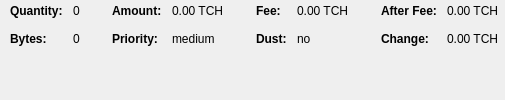
                            <widget class="QWidget" name="widgetCoinControl" native="true">
                              <property name="sizePolicy">
                                <sizepolicy hsizetype="Preferred" vsizetype="Preferred">
                                  <horstretch>0</horstretch>
                                  <verstretch>0</verstretch>
                                </sizepolicy>
                              </property>
                              <property name="minimumSize">
                                <size>
                                  <width>0</width>
                                  <height>0</height>
                                </size>
                              </property>
                              <property name="styleSheet">
                                <string notr="true"/>
                              </property>
                              <layout class="QHBoxLayout" name="horizontalLayoutCoinControl5">
                                <property name="leftMargin">
                                  <number>0</number>
                                </property>
                                <property name="topMargin">
                                  <number>0</number>
                                </property>
                                <property name="rightMargin">
                                  <number>0</number>
                                </property>
                                <property name="bottomMargin">
                                  <number>0</number>
                                </property>
                                <item>
                                  <layout class="QHBoxLayout" name="horizontalLayoutCoinControl3" stretch="0,0,0,1">
                                    <property name="spacing">
                                      <number>20</number>
                                    </property>
                                    <property name="topMargin">
                                      <number>0</number>
                                    </property>
                                    <property name="bottomMargin">
                                      <number>10</number>
                                    </property>
                                    <item>
                                      <layout class="QFormLayout" name="formLayoutCoinControl1">
                                        <property name="horizontalSpacing">
                                          <number>10</number>
                                        </property>
                                        <property name="verticalSpacing">
                                          <number>14</number>
                                        </property>
                                        <property name="leftMargin">
                                          <number>10</number>
                                        </property>
                                        <property name="topMargin">
                                          <number>4</number>
                                        </property>
                                        <property name="rightMargin">
                                          <number>6</number>
                                        </property>
                                        <item row="0" column="0">
                                          <widget class="QLabel" name="labelCoinControlQuantityText">
                                            <property name="font">
                                              <font>
                                                <weight>75</weight>
                                                <bold>true</bold>
                                              </font>
                                            </property>
                                            <property name="text">
                                              <string>Quantity:</string>
                                            </property>
                                            <property name="margin">
                                              <number>0</number>
                                            </property>
                                          </widget>
                                        </item>
                                        <item row="0" column="1">
                                          <widget class="QLabel" name="labelCoinControlQuantity">
                                            <property name="cursor">
                                              <cursorShape>IBeamCursor</cursorShape>
                                            </property>
                                            <property name="contextMenuPolicy">
                                              <enum>Qt::ActionsContextMenu</enum>
                                            </property>
                                            <property name="text">
                                              <string notr="true">0</string>
                                            </property>
                                            <property name="margin">
                                              <number>0</number>
                                            </property>
                                            <property name="textInteractionFlags">
                                              <set>Qt::LinksAccessibleByMouse|Qt::TextSelectableByKeyboard|Qt::TextSelectableByMouse</set>
                                            </property>
                                          </widget>
                                        </item>
                                        <item row="1" column="0">
                                          <widget class="QLabel" name="labelCoinControlBytesText">
                                            <property name="font">
                                              <font>
                                                <weight>75</weight>
                                                <bold>true</bold>
                                              </font>
                                            </property>
                                            <property name="text">
                                              <string>Bytes:</string>
                                            </property>
                                          </widget>
                                        </item>
                                        <item row="1" column="1">
                                          <widget class="QLabel" name="labelCoinControlBytes">
                                            <property name="cursor">
                                              <cursorShape>IBeamCursor</cursorShape>
                                            </property>
                                            <property name="contextMenuPolicy">
                                              <enum>Qt::ActionsContextMenu</enum>
                                            </property>
                                            <property name="text">
                                              <string notr="true">0</string>
                                            </property>
                                            <property name="textInteractionFlags">
                                              <set>Qt::LinksAccessibleByMouse|Qt::TextSelectableByKeyboard|Qt::TextSelectableByMouse</set>
                                            </property>
                                          </widget>
                                        </item>
                                      </layout>
                                    </item>
                                    <item>
                                      <layout class="QFormLayout" name="formLayoutCoinControl2">
                                        <property name="horizontalSpacing">
                                          <number>10</number>
                                        </property>
                                        <property name="verticalSpacing">
                                          <number>14</number>
                                        </property>
                                        <property name="leftMargin">
                                          <number>6</number>
                                        </property>
                                        <property name="topMargin">
                                          <number>4</number>
                                        </property>
                                        <property name="rightMargin">
                                          <number>6</number>
                                        </property>
                                        <item row="0" column="0">
                                          <widget class="QLabel" name="labelCoinControlAmountText">
                                            <property name="font">
                                              <font>
                                                <weight>75</weight>
                                                <bold>true</bold>
                                              </font>
                                            </property>
                                            <property name="text">
                                              <string>Amount:</string>
                                            </property>
                                            <property name="margin">
                                              <number>0</number>
                                            </property>
                                          </widget>
                                        </item>
                                        <item row="0" column="1">
                                          <widget class="QLabel" name="labelCoinControlAmount">
                                            <property name="cursor">
                                              <cursorShape>IBeamCursor</cursorShape>
                                            </property>
                                            <property name="contextMenuPolicy">
                                              <enum>Qt::ActionsContextMenu</enum>
                                            </property>
                                            <property name="text">
                                              <string notr="true">0.00 TCH</string>
                                            </property>
                                            <property name="textInteractionFlags">
                                              <set>Qt::LinksAccessibleByMouse|Qt::TextSelectableByKeyboard|Qt::TextSelectableByMouse</set>
                                            </property>
                                          </widget>
                                        </item>
                                        <item row="1" column="0">
                                          <widget class="QLabel" name="labelCoinControlPriorityText">
                                            <property name="font">
                                              <font>
                                                <weight>75</weight>
                                                <bold>true</bold>
                                              </font>
                                            </property>
                                            <property name="text">
                                              <string>Priority:</string>
                                            </property>
                                          </widget>
                                        </item>
                                        <item row="1" column="1">
                                          <widget class="QLabel" name="labelCoinControlPriority">
                                            <property name="cursor">
                                              <cursorShape>IBeamCursor</cursorShape>
                                            </property>
                                            <property name="contextMenuPolicy">
                                              <enum>Qt::ActionsContextMenu</enum>
                                            </property>
                                            <property name="text">
                                              <string>medium</string>
                                            </property>
                                            <property name="textInteractionFlags">
                                              <set>Qt::LinksAccessibleByMouse|Qt::TextSelectableByKeyboard|Qt::TextSelectableByMouse</set>
                                            </property>
                                          </widget>
                                        </item>
                                      </layout>
                                    </item>
                                    <item>
                                      <layout class="QFormLayout" name="formLayoutCoinControl3">
                                        <property name="horizontalSpacing">
                                          <number>10</number>
                                        </property>
                                        <property name="verticalSpacing">
                                          <number>14</number>
                                        </property>
                                        <property name="leftMargin">
                                          <number>6</number>
                                        </property>
                                        <property name="topMargin">
                                          <number>4</number>
                                        </property>
                                        <property name="rightMargin">
                                          <number>6</number>
                                        </property>
                                        <item row="0" column="0">
                                          <widget class="QLabel" name="labelCoinControlFeeText">
                                            <property name="font">
                                              <font>
                                                <weight>75</weight>
                                                <bold>true</bold>
                                              </font>
                                            </property>
                                            <property name="text">
                                              <string>Fee:</string>
                                            </property>
                                            <property name="margin">
                                              <number>0</number>
                                            </property>
                                          </widget>
                                        </item>
                                        <item row="0" column="1">
                                          <widget class="QLabel" name="labelCoinControlFee">
                                            <property name="cursor">
                                              <cursorShape>IBeamCursor</cursorShape>
                                            </property>
                                            <property name="contextMenuPolicy">
                                              <enum>Qt::ActionsContextMenu</enum>
                                            </property>
                                            <property name="text">
                                              <string notr="true">0.00 TCH</string>
                                            </property>
                                            <property name="textInteractionFlags">
                                              <set>Qt::LinksAccessibleByMouse|Qt::TextSelectableByKeyboard|Qt::TextSelectableByMouse</set>
                                            </property>
                                          </widget>
                                        </item>
                                        <item row="1" column="0">
                                          <widget class="QLabel" name="labelCoinControlLowOutputText">
                                            <property name="font">
                                              <font>
                                                <weight>75</weight>
                                                <bold>true</bold>
                                              </font>
                                            </property>
                                            <property name="text">
                                              <string>Dust:</string>
                                            </property>
                                          </widget>
                                        </item>
                                        <item row="1" column="1">
                                          <widget class="QLabel" name="labelCoinControlLowOutput">
                                            <property name="cursor">
                                              <cursorShape>IBeamCursor</cursorShape>
                                            </property>
                                            <property name="contextMenuPolicy">
                                              <enum>Qt::ActionsContextMenu</enum>
                                            </property>
                                            <property name="text">
                                              <string>no</string>
                                            </property>
                                            <property name="textInteractionFlags">
                                              <set>Qt::LinksAccessibleByMouse|Qt::TextSelectableByKeyboard|Qt::TextSelectableByMouse</set>
                                            </property>
                                          </widget>
                                        </item>
                                      </layout>
                                    </item>
                                    <item>
                                      <layout class="QFormLayout" name="formLayoutCoinControl4">
                                        <property name="horizontalSpacing">
                                          <number>10</number>
                                        </property>
                                        <property name="verticalSpacing">
                                          <number>14</number>
                                        </property>
                                        <property name="leftMargin">
                                          <number>6</number>
                                        </property>
                                        <property name="topMargin">
                                          <number>4</number>
                                        </property>
                                        <property name="rightMargin">
                                          <number>6</number>
                                        </property>
                                        <item row="0" column="0">
                                          <widget class="QLabel" name="labelCoinControlAfterFeeText">
                                            <property name="font">
                                              <font>
                                                <weight>75</weight>
                                                <bold>true</bold>
                                              </font>
                                            </property>
                                            <property name="text">
                                              <string>After Fee:</string>
                                            </property>
                                            <property name="margin">
                                              <number>0</number>
                                            </property>
                                          </widget>
                                        </item>
                                        <item row="0" column="1">
                                          <widget class="QLabel" name="labelCoinControlAfterFee">
                                            <property name="cursor">
                                              <cursorShape>IBeamCursor</cursorShape>
                                            </property>
                                            <property name="contextMenuPolicy">
                                              <enum>Qt::ActionsContextMenu</enum>
                                            </property>
                                            <property name="text">
                                              <string notr="true">0.00 TCH</string>
                                            </property>
                                            <property name="textInteractionFlags">
                                              <set>Qt::LinksAccessibleByMouse|Qt::TextSelectableByKeyboard|Qt::TextSelectableByMouse</set>
                                            </property>
                                          </widget>
                                        </item>
                                        <item row="1" column="0">
                                          <widget class="QLabel" name="labelCoinControlChangeText">
                                            <property name="font">
                                              <font>
                                                <weight>75</weight>
                                                <bold>true</bold>
                                              </font>
                                            </property>
                                            <property name="text">
                                              <string>Change:</string>
                                            </property>
                                          </widget>
                                        </item>
                                        <item row="1" column="1">
                                          <widget class="QLabel" name="labelCoinControlChange">
                                            <property name="cursor">
                                              <cursorShape>IBeamCursor</cursorShape>
                                            </property>
                                            <property name="contextMenuPolicy">
                                              <enum>Qt::ActionsContextMenu</enum>
                                            </property>
                                            <property name="text">
                                              <string notr="true">0.00 TCH</string>
                                            </property>
                                            <property name="textInteractionFlags">
                                              <set>Qt::LinksAccessibleByMouse|Qt::TextSelectableByKeyboard|Qt::TextSelectableByMouse</set>
                                            </property>
                                          </widget>
                                        </item>
                                      </layout>
                                    </item>
                                  </layout>
                                </item>
                              </layout>
                            </widget>
